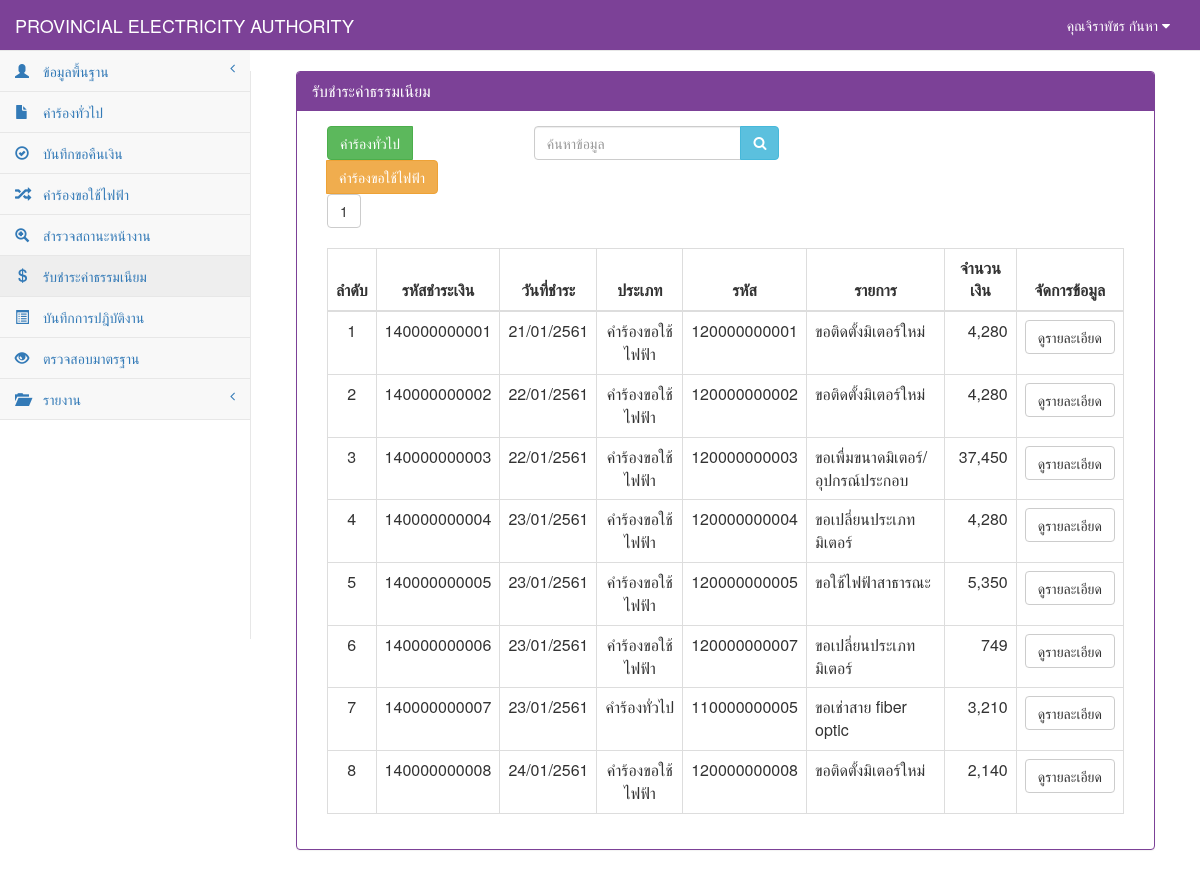
Page /fee_show.php (signed in) on the earlier database version.
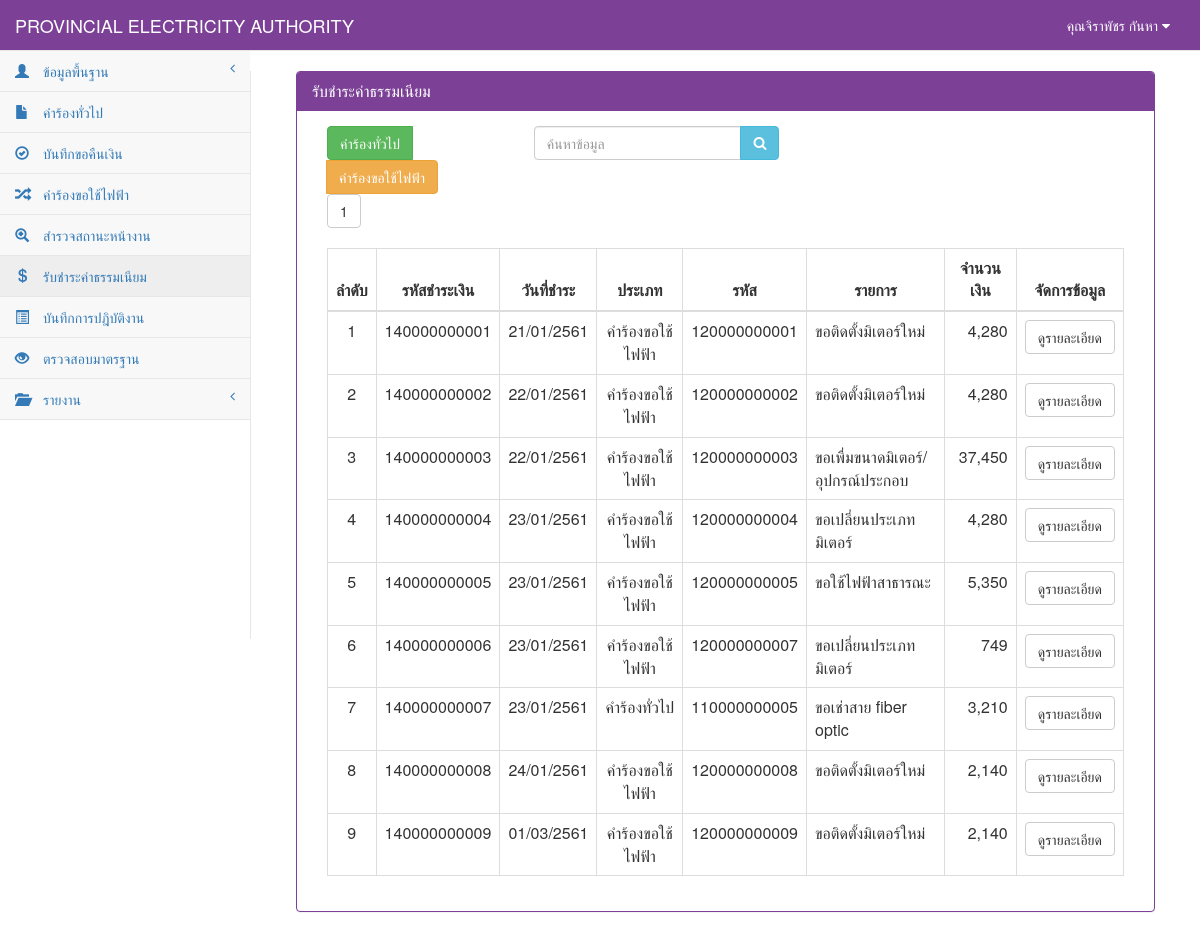
Same page on the later database version.
### tables this page shows
CREATE TABLE `tb_fee` (
  `fee_id` char(13) NOT NULL,
  `fee_date` date NOT NULL,
  `re_id` char(12) NOT NULL,
  `rg_id` char(12) NOT NULL,
  `user_id` char(13) NOT NULL,
  `fee_price` double(10,2) NOT NULL,
  PRIMARY KEY  (`fee_id`)
);

CREATE TABLE `tb_general` (
  `rg_id` char(12) NOT NULL,
  `rg_date` date NOT NULL,
  `rg_branch` varchar(50) NOT NULL,
  `user_id` char(13) NOT NULL,
  `cus_id` char(13) NOT NULL,
  `rg_place_type` int(1) NOT NULL,
  `rg_place_other` varchar(50) NOT NULL,
  `rg_place_name` varchar(50) NOT NULL,
  `rg_place_homeid` varchar(20) NOT NULL,
  `rg_place_number` varchar(20) NOT NULL,
  `rg_place_village` varchar(20) NOT NULL,
  `rg_place_room` varchar(10) NOT NULL,
  `rg_place_floor` varchar(5) NOT NULL,
  `rg_place_alley` varchar(50) NOT NULL,
  `rg_place_alleyway` varchar(50) NOT NULL,
  `rg_place_road` varchar(50) NOT NULL,
  `rg_place_villno` varchar(2) NOT NULL,
  `rg_place_district` varchar(30) NOT NULL,
  `rg_place_canton` varchar(30) NOT NULL,
  `rg_place_province` varchar(30) NOT NULL,
  `rg_place_post` varchar(10) NOT NULL,
  `rg_place_tel` char(10) NOT NULL,
  `rg_place_fax` char(10) NOT NULL,
  `rg_place_email` varchar(30) NOT NULL,
  `rg_place_service` varchar(10) NOT NULL,
  `rg_contact_place` varchar(100) NOT NULL,
  `rg_contact_homeid` varchar(20) NOT NULL,
  `rg_contact_number` varchar(20) NOT NULL,
  `rg_contact_village` varchar(20) NOT NULL,
  `rg_contact_room` varchar(10) NOT NULL,
  `rg_contact_floor` varchar(5) NOT NULL,
  `rg_contact_alley` varchar(50) NOT NULL,
  `rg_contact_alleyway` varchar(50) NOT NULL,
  `rg_contact_road` varchar(50) NOT NULL,
  `rg_contact_villno` varchar(2) NOT NULL,
  `rg_contact_district` varchar(30) NOT NULL,
  `rg_contact_canton` varchar(30) NOT NULL,
  `rg_contact_province` varchar(30) NOT NULL,
  `rg_contact_post` varchar(10) NOT NULL,
  `rg_contact_tel` char(10) NOT NULL,
  `rg_contact_fax` char(10) NOT NULL,
  `rg_contact_email` varchar(30) NOT NULL,
  `rg_want_type` int(2) NOT NULL,
  `rg_want_other` varchar(100) NOT NULL,
  `rg_detail` varchar(100) NOT NULL,
  `rg_money` int(5) NOT NULL,
  `rg_status` int(1) NOT NULL,
  `rg_date_back` date default NULL,
  PRIMARY KEY  (`rg_id`)
);

### connect_db.php (called while the page is built, shortened)
<?php
$dbname="pea";
$limit=10;
?>

### fee_show.php (the view, shortened to what the changed rows need)
<?php
include "connect_db.php";
?>
<!DOCTYPE html>
<html>
<head>
    <link href="vendor/bootstrap/css/bootstrap.css" rel="stylesheet">
    <link href="vendor/metisMenu/metisMenu.css" rel="stylesheet">
    <link href="dist/css/sb-admin-2.css" rel="stylesheet">
    <link href="vendor/font-awesome/css/font-awesome.css" rel="stylesheet" type="text/css">
</head>
<body>
    <div id="page-wrapper">
        <div class="col-sm-12 ">
            <div class="panel panel-primary">
                <div class="panel-heading">
                    <h2 class="panel-title">รับชำระค่าธรรมเนียม</h2>
                </div>
            <div class="panel-body">
            <div class="col-sm-12">
                <div class="table-responsive">
                    <?php
                    function Dateim($mydate) {
                        $d = split("-", $mydate);
                        $mydate = $d[2] . "/" . $d[1] . "/" . ($d[0] + 543);
                        return "$mydate";
                    }
                        $sql_all_rows="select * from tb_fee order by fee_id";
                        $result_all_rows=mysql_db_query($dbname,$sql_all_rows);
                        $rows=mysql_num_rows($result_all_rows);
                        $total_page=ceil($rows/$limit);
                        if($_GET[start]==""){
                            $start="1";
                        }else{
                            $start=$_GET[start];
                        }
                    ?>
                    <?php
                    for($i=1;$i<=$total_page;$i++){
                            if($start==$i){
                                    echo "<a href='fee_show.php?start=".$i."&limit=".$limit."'><button class='btn btn-default '>".$i."</button></a>&nbsp;";
                            }else{
                                    echo "<a href='fee_show.php?start=".$i."&limit=".$limit."' c><button class='btn btn-default active'>".$i."</button></a>&nbsp;";
                            }
                    }
                    ?>
                    <br><br>
                    <table width="100%" class="table table-bordered table-hover">
                        <thead>
                            <tr>
                                <th class=" text-center" >ลำดับ</th>
                                <th class=" text-center" >รหัสชำระเงิน</th>
                                <th class=" text-center" >วันที่ชำระ</th>
                                <th class=" text-center" >ประเภท</th>
                                <th class=" text-center" >รหัส</th>
                                <th class=" text-center" >รายการ</th>
                                <th class=" text-center" >จำนวนเงิน</th>
                                <th class=" text-center">จัดการข้อมูล</th>
                            </tr>
                        </thead>
                            <tbody>
                            <?php
                                $n=0;
                                if($_GET[start]=="" || $_GET[start]=="1"){
                                        $page="0";
                                }else{
                                        $page=($_GET[start]-1)*$limit;
                                }
                                $sql="select * from tb_fee,tb_user where fee_id like '%".$_POST[search]."%'and tb_fee.user_id=tb_user.user_id limit $page,$limit ";
                                $result=mysql_db_query($dbname,$sql);
                                    if(mysql_num_rows($result)>0){
                                        while($array=mysql_fetch_array($result)){
                                            $n++;
                                            if($array[re_id]!=""){
                                                $sql2="select * from tb_electricity where re_id='$array[re_id]' ";
                                                $result2=mysql_db_query($dbname,$sql2);
                                                $array2=mysql_fetch_array($result2);
                                                $ss_id=$array[re_id];
                                                if ($array2[re_want_type] == 0) {
                                                    $want = "ขอติดตั้งมิเตอร์ใหม่";
                                                } elseif ($array2[re_want_type] == 1) {
                                                    $want = "ขอตัดฝากมิเตอร์โดยไม่ใช้ไฟฟ้า";
                                                } elseif ($array2[re_want_type] == 2) {
                                                    $want = "ขอต่อกลับการใช้ไฟฟ้า";
                                                } elseif ($array2[re_want_type] == 3) {
                                                    $want = "ขอเพื่มขนาดมิเตอร์/อุปกรณ์ประกอบ";
                                                } elseif ($array2[re_want_type] == 4) {
                                                    $want = "ขอเปลี่ยนประเภทมิเตอร์";
                                                } elseif ($array2[re_want_type] == 5) {
                                                    $want = "ขอหยุดซ่อมแซมเครื่องจักรประจำปี";
                                                } elseif ($array2[re_want_type] == 6) {
                                                    $want = "ขอใช้ไฟฟ้าชั่วคราวแบบเหมาจ่าย";
                                                } elseif ($array2[re_want_type] == 7) {
                                                    $want = "ขอติดตั้งไฟฟ้าชั่วคราว";
                                                } elseif ($array2[re_want_type] == 8) {
                                                    $want = "ขอตัดฝากมิเตอร์ใช้เพื่อแสงสว่างไม่ลด CT";
                                                } elseif ($array2[re_want_type] == 9) {
                                                    $want = "ขอยกเลิกเลิกการใช้ไฟฟ้า";
                                                } elseif ($array2[re_want_type] == 10) {
                                                    $want = "ชอลดขนาดมิเตอร์/อุปกรณ์ประกอบ";
                                                } elseif ($array2[re_want_type] == 11) {
                                                    $want = "ขอใช้ไฟฟ้าสาธารณะ";
                                                } elseif ($array2[re_want_type] == 12) {
                                                    $want = "ขอตัดมิเตอร์ใช้เพื่อแสงสว่างลด CT";
                                                } elseif ($array2[re_want_type] == 13) {
                                                    $want = "ขอย้ายจุดติดตั้งมิเตอร์/อุปกรณ์ประกอบ";
                                                } elseif ($array2[re_want_type] == 14) {
                                                    $want = "ขอเปลี่ยนมิเตอร์กรณีชำรุด";
                                                } elseif ($array2[re_want_type] == 15) {
                                                    $want = "ขอใช้ไฟฟ้าตู้โทรศัพท์ต่อตรง";
                                                } elseif ($array2[re_want_type] == 16) {
                                                    $want = $array2[re_place_other];
                                                }
                                                $type="คำร้องขอใช้ไฟฟ้า";
                                                $link="fee_detail";
                                            }else{
                                                $sql2="select * from tb_general where rg_id='$array[rg_id]' ";
                                                $result2=mysql_db_query($dbname,$sql2);
                                                $array2=mysql_fetch_array($result2);
                                                $ss_id=$array[rg_id];
                                                $type="คำร้องทั่วไป";
                                                $link="fee_detail2";
                                                if($array2[rg_want_type]==0){
                                                    $want="ขอรับเงินประกันการใช้ไฟฟ้าคืน";
                                                }elseif($array2[rg_want_type]==1){
                                                    $want="ขอรับเงินประกันคาปาซิเตอร์คืน";
                                                }elseif($array2[rg_want_type]==2){
                                                    $want="ขอรับเงินประกันหม้อแปลงไฟฟ้าคืน";
                                                }elseif($array2[rg_want_type]==3){
                                                    $want="ขอรับค่าขยายเขตระบบจำหน่ายไฟฟ้าคืน";
                                                }elseif($array2[rg_want_type]==4){
                                                    $want="ขอใช้บริการพิมพ์โฆษณาหลังใบแจ้งหนี้";
                                                }elseif($array2[rg_want_type]==5){
                                                    $want="ขอชำระเงินค่าไฟฟ้าโดยหักจากบัญชีเงินฝากธนาคาร";
                                                }elseif($array2[rg_want_type]==6){
                                                    $want="ขอเช่าพื้นที่โฆษณา";
                                                }elseif($array2[rg_want_type]==7){
                                                    $want="ขอเช่าพาดสายโทรนาคม";
                                                }elseif($array2[rg_want_type]==8){
                                                    $want="ขอเช่าสาย fiber optic";
                                                }elseif($array2[rg_want_type]==9){
                                                    $want="ขอเช่าที่ดิน";
                                                }elseif($array2[rg_want_type]==10){
                                                    $want="ขอซื้อที่ดิน";
                                                }elseif($array2[rg_want_type]==11){
                                                    $want="ขอใช้ไฟฟ้าที่ กฟภ. สนับสนุน";
                                                }else{
                                                   $want=$array[rg_want_other];
                                                }
                                            }
                            ?>
                                    <tr>
                                        <td class="text-center"><?=$n?></td>
                                            <td><?=$array[fee_id]?></td>
                                            <td><?= Dateim($array[fee_date]); ?></td>
                                            <td class="text-center"><?=$type?></td>
                                            <td class="text-center"><?=$ss_id?></td>
                                            <td><?=$want?></td>
                                            <td class="text-right"><?= number_format($array[fee_price])?></td>
                                            <td align="center">
                                                <div class="btn-group">
                                                    <a class="btn btn-default" href="<?=$link?>.php?fee_id=<?=$array[fee_id]?>">ดูรายละเอียด</a>
                                                </div>
                                            </td>
                                    </tr>
                                    <?php
                                    }
                                        }else{
                                    ?>
                                    <tr><td colspan="7" align="center">ไม่พบข้อมูล</td></tr>
                                    <?
                                            }
                                    ?>
                            </tbody>
                    </table>
                </div>
            </div>
        </div>
        </div>
    </div>
</div>
</body>
</html>

Differences in the rows shown:
added tb_fee: fee_id "140000000009", fee_date "01/03/2561", re "คำร้องขอใช้ไฟฟ้า", re "120000000009", want "ขอติดตั้งมิเตอร์ใหม่", fee_price "2,140"
